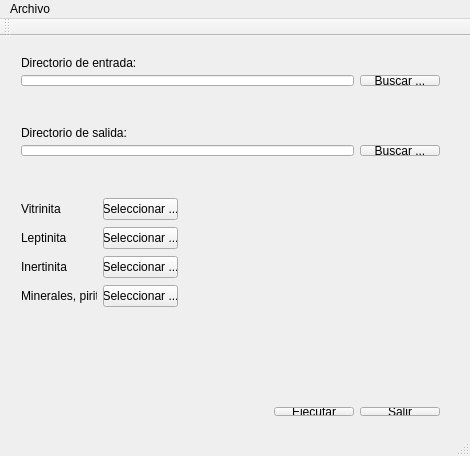
<?xml version="1.0" encoding="UTF-8"?>
<ui version="4.0">
 <class>MainWindowClass</class>
 <widget class="QMainWindow" name="MainWindowClass">
  <property name="geometry">
   <rect>
    <x>0</x>
    <y>0</y>
    <width>470</width>
    <height>456</height>
   </rect>
  </property>
  <property name="windowTitle">
   <string>MainWindow</string>
  </property>
  <widget class="QWidget" name="centralWidget">
   <widget class="QWidget" name="gridLayoutWidget">
    <property name="geometry">
     <rect>
      <x>10</x>
      <y>10</y>
      <width>441</width>
      <height>51</height>
     </rect>
    </property>
    <layout class="QGridLayout" name="gridLayout">
     <item row="0" column="0">
      <widget class="QLabel" name="label">
       <property name="text">
        <string>Directorio de entrada:</string>
       </property>
      </widget>
     </item>
     <item row="1" column="0">
      <widget class="QLineEdit" name="inDirLedt"/>
     </item>
     <item row="1" column="1">
      <widget class="QPushButton" name="browseInBtn">
       <property name="text">
        <string>Buscar ...</string>
       </property>
      </widget>
     </item>
    </layout>
   </widget>
   <widget class="QWidget" name="gridLayoutWidget_2">
    <property name="geometry">
     <rect>
      <x>10</x>
      <y>80</y>
      <width>441</width>
      <height>51</height>
     </rect>
    </property>
    <layout class="QGridLayout" name="gridLayout_3">
     <item row="0" column="0">
      <widget class="QLabel" name="label_3">
       <property name="text">
        <string>Directorio de salida:</string>
       </property>
      </widget>
     </item>
     <item row="1" column="0">
      <widget class="QLineEdit" name="outDirLedt"/>
     </item>
     <item row="1" column="1">
      <widget class="QPushButton" name="browseOutBtn">
       <property name="text">
        <string>Buscar ...</string>
       </property>
      </widget>
     </item>
    </layout>
   </widget>
   <widget class="QWidget" name="gridLayoutWidget_3">
    <property name="geometry">
     <rect>
      <x>10</x>
      <y>360</y>
      <width>441</width>
      <height>31</height>
     </rect>
    </property>
    <layout class="QGridLayout" name="gridLayout_4">
     <item row="0" column="1">
      <widget class="QPushButton" name="executeBtn">
       <property name="text">
        <string>Ejecutar</string>
       </property>
      </widget>
     </item>
     <item row="0" column="2">
      <widget class="QPushButton" name="exitBtn">
       <property name="text">
        <string>Salir</string>
       </property>
      </widget>
     </item>
     <item row="0" column="0">
      <spacer name="horizontalSpacer">
       <property name="orientation">
        <enum>Qt::Horizontal</enum>
       </property>
       <property name="sizeHint" stdset="0">
        <size>
         <width>40</width>
         <height>20</height>
        </size>
       </property>
      </spacer>
     </item>
    </layout>
   </widget>
   <widget class="QWidget" name="gridLayoutWidget_4">
    <property name="geometry">
     <rect>
      <x>10</x>
      <y>150</y>
      <width>179</width>
      <height>136</height>
     </rect>
    </property>
    <layout class="QGridLayout" name="gridLayout_5">
     <item row="0" column="0">
      <widget class="QLabel" name="label_4">
       <property name="text">
        <string>Vitrinita</string>
       </property>
      </widget>
     </item>
     <item row="1" column="0">
      <widget class="QLabel" name="label_5">
       <property name="text">
        <string>Leptinita</string>
       </property>
      </widget>
     </item>
     <item row="2" column="0">
      <widget class="QLabel" name="label_6">
       <property name="text">
        <string>Inertinita</string>
       </property>
      </widget>
     </item>
     <item row="0" column="1">
      <widget class="QPushButton" name="vitrinitaColorBtn">
       <property name="text">
        <string>Seleccionar ...</string>
       </property>
      </widget>
     </item>
     <item row="1" column="1">
      <widget class="QPushButton" name="leptinitaColorBtn">
       <property name="text">
        <string>Seleccionar ...</string>
       </property>
      </widget>
     </item>
     <item row="2" column="1">
      <widget class="QPushButton" name="inertinitaColorBtn">
       <property name="text">
        <string>Seleccionar ...</string>
       </property>
      </widget>
     </item>
     <item row="3" column="0">
      <widget class="QLabel" name="label_7">
       <property name="text">
        <string>Minerales, pirita</string>
       </property>
      </widget>
     </item>
     <item row="3" column="1">
      <widget class="QPushButton" name="piritaColorBtn">
       <property name="text">
        <string>Seleccionar ...</string>
       </property>
      </widget>
     </item>
    </layout>
   </widget>
  </widget>
  <widget class="QMenuBar" name="menuBar">
   <property name="geometry">
    <rect>
     <x>0</x>
     <y>0</y>
     <width>470</width>
     <height>21</height>
    </rect>
   </property>
   <widget class="QMenu" name="menuArchivo">
    <property name="title">
     <string>Archivo</string>
    </property>
    <addaction name="actionConfiguraci_n"/>
    <addaction name="actionSalir"/>
   </widget>
   <addaction name="menuArchivo"/>
  </widget>
  <widget class="QToolBar" name="mainToolBar">
   <attribute name="toolBarArea">
    <enum>TopToolBarArea</enum>
   </attribute>
   <attribute name="toolBarBreak">
    <bool>false</bool>
   </attribute>
  </widget>
  <widget class="QStatusBar" name="statusBar"/>
  <action name="actionConfiguraci_n">
   <property name="text">
    <string>Configuración</string>
   </property>
  </action>
  <action name="actionSalir">
   <property name="text">
    <string>Salir</string>
   </property>
  </action>
 </widget>
 <layoutdefault spacing="6" margin="11"/>
 <resources/>
 <connections/>
</ui>
